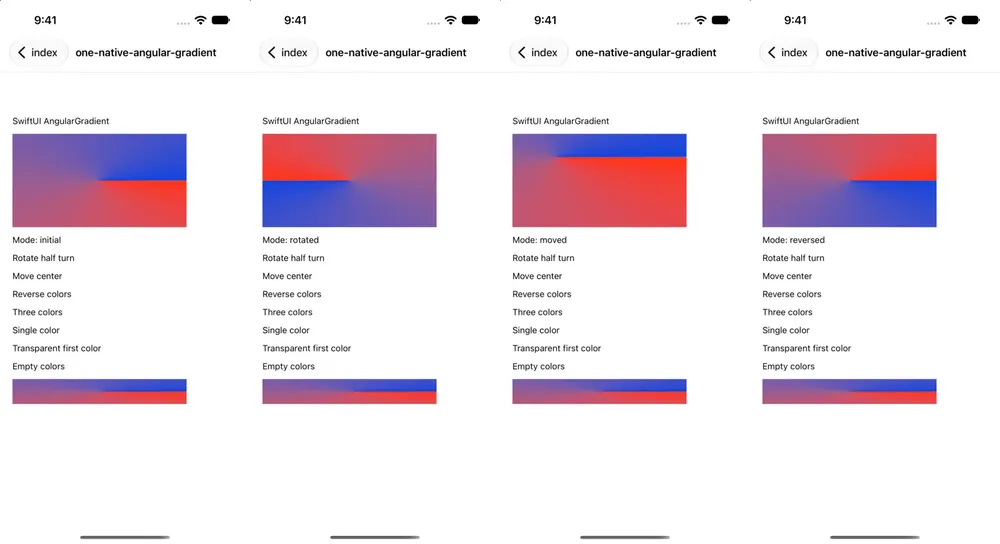
#> input picture tests/native-features/proofs/angular-gradient/side-by-side.webp, 1000 x 544 px, shrunk from 1608 x 874 before the run
$ python visual_diff.py ../../../../tests/native-features/proofs/angular-gradient/side-by-side.webp ../../../../tests/native-features/proofs/angular-gradient/side-by-side.webp
#> lines starting #> are read from the running program, lines starting #| are printed output that depends on the picture
#!/usr/bin/env python3
"""
Visual Diff Tool for iOS Simulator Screenshots

Compares two screenshots pixel-by-pixel to detect visual changes.
Optimized for minimal token output.

Usage: python scripts/visual_diff.py baseline.png current.png [options]
"""

import argparse
import json
import os
import sys
from pathlib import Path

try:
    from PIL import Image, ImageChops, ImageDraw
except ImportError:
    print("Error: Pillow not installed. Run: pip3 install pillow")
    sys.exit(1)


class VisualDiffer:
    """Performs visual comparison between screenshots."""

    def __init__(self, threshold: float = 0.01):
        """
        Initialize differ with threshold.

        Args:
            threshold: Maximum acceptable difference ratio (0.01 = 1%)
        """
        self.threshold = threshold

    def compare(self, baseline_path: str, current_path: str) -> dict:
        """
        Compare two images and return difference metrics.

        Args:
            baseline_path: Path to baseline image
            current_path: Path to current image

        Returns:
            Dictionary with comparison results
        """
        # Load images
        try:
            baseline = Image.open(baseline_path)
            current = Image.open(current_path)
        except FileNotFoundError as e:
            print(f"Error: Image not found - {e}")
            sys.exit(1)
        except Exception as e:
            print(f"Error: Failed to load image - {e}")
            sys.exit(1)

        # Verify dimensions match
        if baseline.size != current.size:
            return {
                "error": "Image dimensions do not match",
                "baseline_size": baseline.size,
                "current_size": current.size,
            }

        # Convert to RGB if needed
        if baseline.mode != "RGB":
            baseline = baseline.convert("RGB")
        if current.mode != "RGB":
            current = current.convert("RGB")

        # Calculate difference
        diff = ImageChops.difference(baseline, current)

        # Calculate metrics
        total_pixels = baseline.size[0] * baseline.size[1]
        diff_pixels = self._count_different_pixels(diff)
        diff_percentage = (diff_pixels / total_pixels) * 100

        # Determine pass/fail
        passed = diff_percentage <= (self.threshold * 100)

        return {
            "dimensions": baseline.size,
            "total_pixels": total_pixels,
            "different_pixels": diff_pixels,
            "difference_percentage": round(diff_percentage, 2),
            "threshold_percentage": self.threshold * 100,
            "passed": passed,
            "verdict": "PASS" if passed else "FAIL",
        }

    def _count_different_pixels(self, diff_image: Image.Image) -> int:
        """Count number of pixels that are different."""
        # Convert to grayscale for easier processing
        diff_gray = diff_image.convert("L")

        # Count non-zero pixels (different)
        pixels = diff_gray.getdata()
        return sum(1 for pixel in pixels if pixel > 10)  # Threshold for noise

    def generate_diff_image(self, baseline_path: str, current_path: str, output_path: str) -> None:
        """Generate highlighted difference image."""
        baseline = Image.open(baseline_path).convert("RGB")
        current = Image.open(current_path).convert("RGB")

        # Create difference image
        diff = ImageChops.difference(baseline, current)

        # Enhance differences with red overlay
        diff_enhanced = Image.new("RGB", baseline.size)
        for x in range(baseline.size[0]):
            for y in range(baseline.size[1]):
                diff_pixel = diff.getpixel((x, y))
                if sum(diff_pixel) > 30:  # Threshold for visibility
                    # Highlight in red
                    diff_enhanced.putpixel((x, y), (255, 0, 0))
                else:
                    # Keep original
                    diff_enhanced.putpixel((x, y), current.getpixel((x, y)))

        diff_enhanced.save(output_path)

    def generate_side_by_side(
        self, baseline_path: str, current_path: str, output_path: str
    ) -> None:
        """Generate side-by-side comparison image."""
        baseline = Image.open(baseline_path)
        current = Image.open(current_path)

        # Create combined image
        width = baseline.size[0] * 2 + 10  # 10px separator
        height = max(baseline.size[1], current.size[1])
        combined = Image.new("RGB", (width, height), color=(128, 128, 128))

        # Paste images
        combined.paste(baseline, (0, 0))
        combined.paste(current, (baseline.size[0] + 10, 0))

        combined.save(output_path)


def main():
    """Main entry point."""
    parser = argparse.ArgumentParser(description="Compare screenshots for visual differences")
    parser.add_argument("baseline", help="Path to baseline screenshot")
    parser.add_argument("current", help="Path to current screenshot")
    parser.add_argument(
        "--output",
        default=".",
        help="Output directory for diff artifacts (default: current directory)",
    )
    parser.add_argument(
        "--threshold",
        type=float,
        default=0.01,
        help="Acceptable difference threshold (0.01 = 1%%, default: 0.01)",
    )
    parser.add_argument(
        "--details", action="store_true", help="Show detailed output (increases tokens)"
    )

    args = parser.parse_args()

    # Create output directory if needed
    output_dir = Path(args.output)
    output_dir.mkdir(parents=True, exist_ok=True)

    # Initialize differ
    differ = VisualDiffer(threshold=args.threshold)

    # Perform comparison
    result = differ.compare(args.baseline, args.current)
#> in compare, baseline is the input picture: PIL image 1000x544 RGB; mean R, G, B 235.7, 224.8, 233.1
#> in compare, `diff = ImageChops.difference(baseline, current)`: diff: PIL image 1000x544 RGB; every value is 0
#> in _count_different_pixels, `diff_gray = diff_image.convert("L")`: diff_gray: PIL image 1000x544 L; every value is 0
#> in compare, `diff_pixels = self._count_different_pixels(diff)`: diff_pixels = 0
#> in compare, `passed = diff_percentage <= (self.threshold * 100)`: passed = True
#> result = {'dimensions': (1000, 544), 'total_pixels': 544000, 'different_pixels': 0, 'difference_percentage': 0, 'threshold_percentage': 1, 'passed': True, 'verdict': 'PASS'}

    # Handle dimension mismatch
    if "error" in result:
        print(f"Error: {result['error']}")
        print(f"Baseline: {result['baseline_size']}")
        print(f"Current: {result['current_size']}")
        sys.exit(1)

    # Generate artifacts
    diff_image_path = output_dir / "diff.png"
    comparison_image_path = output_dir / "side-by-side.png"

    try:
        differ.generate_diff_image(args.baseline, args.current, str(diff_image_path))
        differ.generate_side_by_side(args.baseline, args.current, str(comparison_image_path))
#> in generate_side_by_side, `combined = Image.new("RGB", (width, height), color=(128, 128, 128))`: combined: PIL image 2010x544 RGB; every value is 128
#> in generate_side_by_side, `combined.paste(baseline, (0, 0))`:
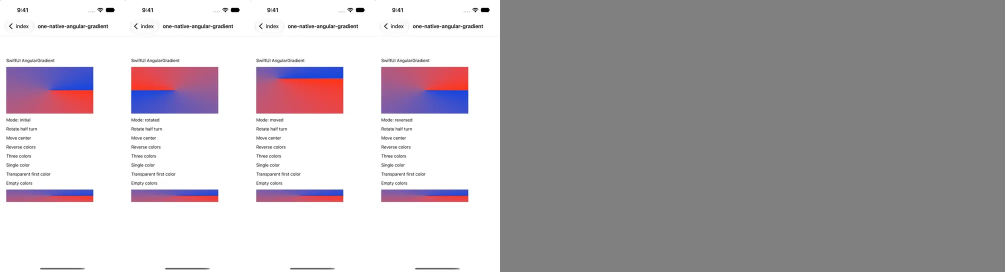
#> combined: PIL image 2010x544 RGB (shown at 1/2 size); mean R, G, B 181.6, 176.2, 180.3
#> in generate_side_by_side, `combined.paste(current, (baseline.size[0] + 10, 0))`:
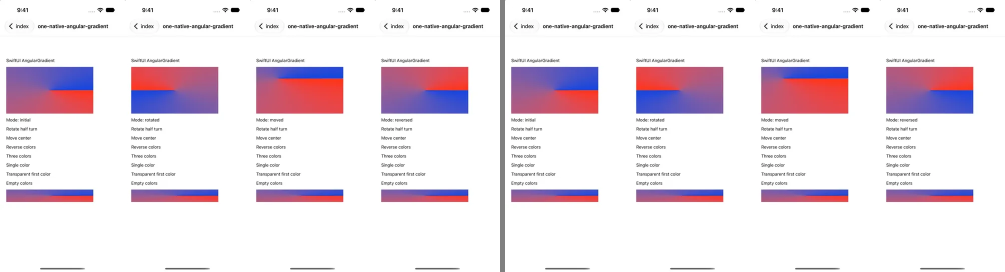
#> combined: PIL image 2010x544 RGB (shown at 1/2 size); mean R, G, B 235.2, 224.3, 232.6
    except Exception as e:
        print(f"Warning: Could not generate images - {e}")

    # Output results (token-optimized)
    if args.details:
        # Detailed output
        report = {
            "summary": {
                "baseline": args.baseline,
                "current": args.current,
                "threshold": args.threshold,
                "passed": result["passed"],
            },
            "results": result,
            "artifacts": {
                "diff_image": str(diff_image_path),
                "comparison_image": str(comparison_image_path),
            },
        }
        print(json.dumps(report, indent=2))
    else:
        # Minimal output (default)
        print(f"Difference: {result['difference_percentage']}% ({result['verdict']})")
#| Difference: 0.0% (PASS)
        if result["different_pixels"] > 0:
            print(f"Changed pixels: {result['different_pixels']:,}")
        print(f"Artifacts saved to: {output_dir}/")

    # Save JSON report
    report_path = output_dir / "diff-report.json"
    with open(report_path, "w") as f:
        json.dump(
            {
                "baseline": os.path.basename(args.baseline),
                "current": os.path.basename(args.current),
                "results": result,
                "artifacts": {"diff": "diff.png", "comparison": "side-by-side.png"},
            },
            f,
            indent=2,
        )

    # Exit with error if test failed
    sys.exit(0 if result["passed"] else 1)
#> (the program exits here)

$ run again, with tests/native-features/proofs/angular-gradient/angular-gradient-alpha.png saved as tests/native-features/proofs/angular-gradient/side-by-side.webp
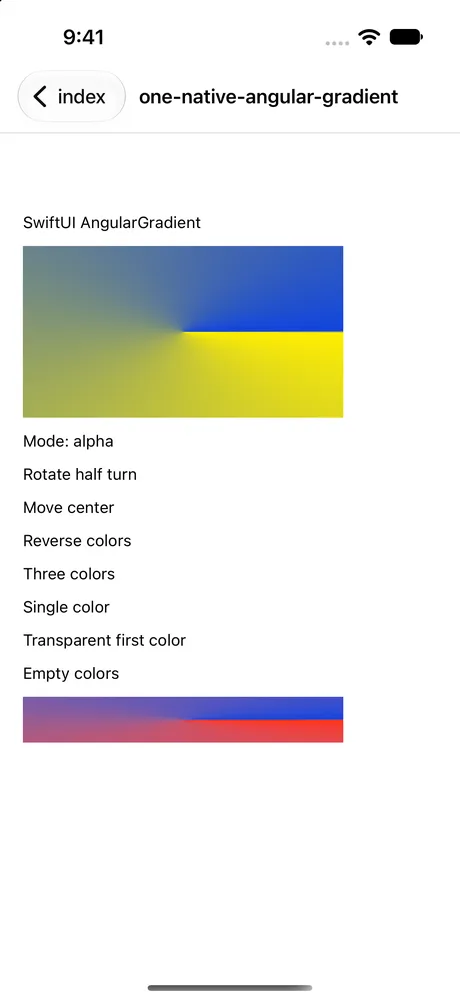
#> input picture tests/native-features/proofs/angular-gradient/angular-gradient-alpha.png, 460 x 1000 px, shrunk from 1206 x 2622 before the run
#> in compare, baseline is the input picture: PIL image 460x1000 RGB; mean R, G, B 233.6, 233.6, 230.4
#> diff: PIL image 460x1000 RGB; every value is 0
#> diff_gray: PIL image 460x1000 L; every value is 0
#> diff_pixels = 0
#> passed = True
#> result = {'dimensions': (460, 1000), 'total_pixels': 460000, 'different_pixels': 0, 'difference_percentage': 0, 'threshold_percentage': 1, 'passed': True, 'verdict': 'PASS'}
#> in generate_side_by_side, `combined.paste(baseline, (0, 0))`:
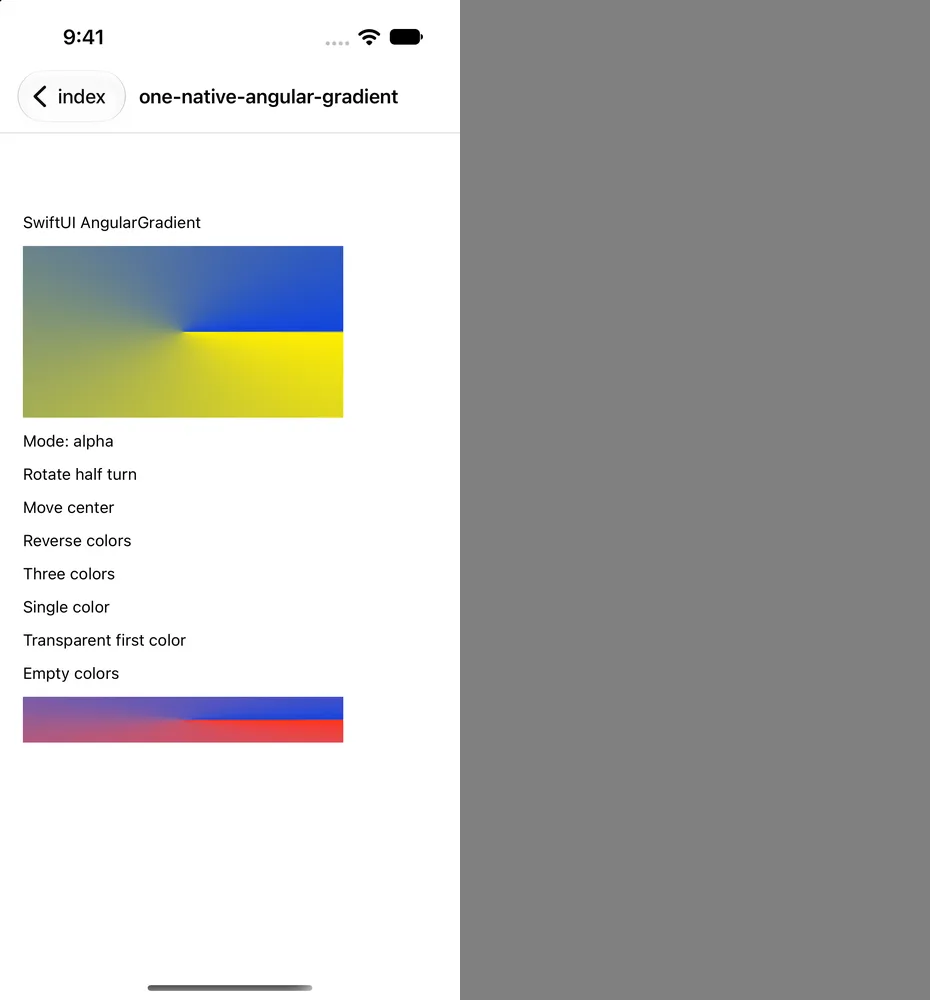
#> combined: PIL image 930x1000 RGB; mean R, G, B 180.2, 180.2, 178.6
#> in generate_side_by_side, `combined.paste(current, (baseline.size[0] + 10, 0))`:
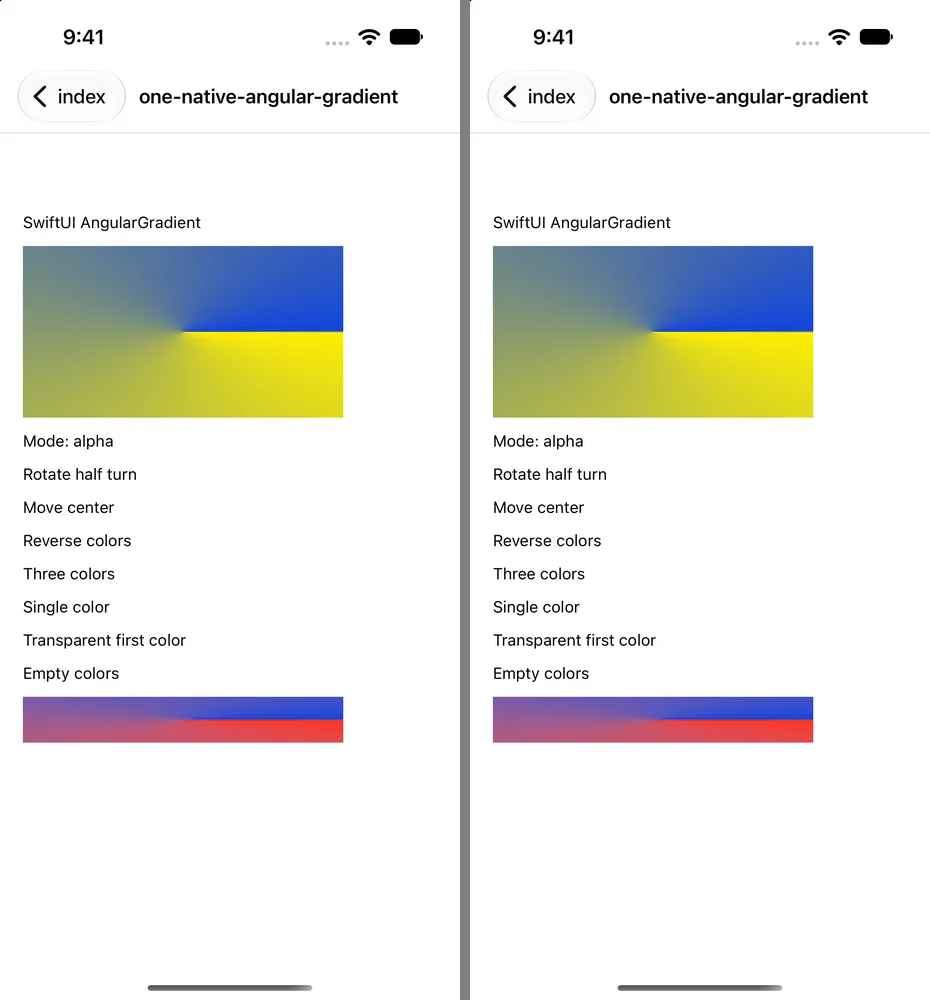
#> combined: PIL image 930x1000 RGB; mean R, G, B 232.5, 232.5, 229.3
#| Difference: 0.0% (PASS)

$ run again, with tests/native-features/proofs/angular-gradient/angular-gradient-empty.png saved as tests/native-features/proofs/angular-gradient/side-by-side.webp
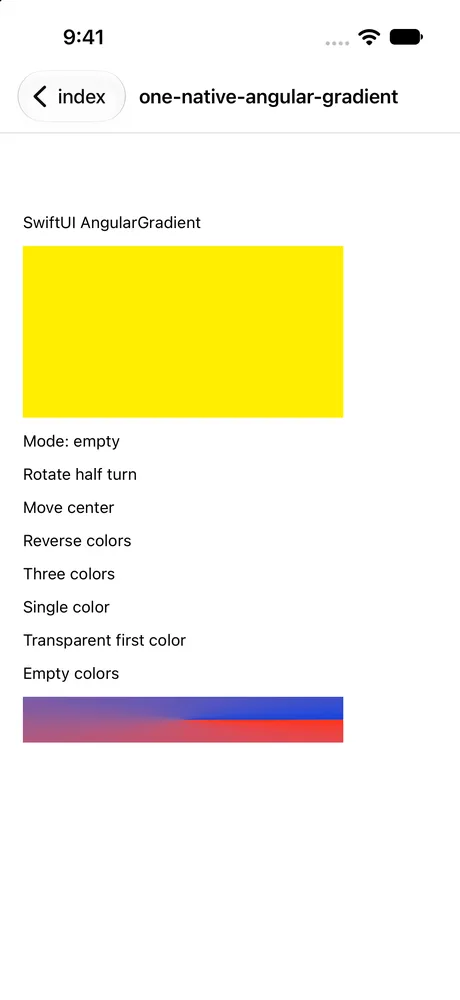
#> input picture tests/native-features/proofs/angular-gradient/angular-gradient-empty.png, 460 x 1000 px, shrunk from 1206 x 2622 before the run
#> in compare, baseline is the input picture: PIL image 460x1000 RGB; mean R, G, B 248.1, 244, 217.6
#> diff: PIL image 460x1000 RGB; every value is 0
#> diff_gray: PIL image 460x1000 L; every value is 0
#> diff_pixels = 0
#> passed = True
#> result = {'dimensions': (460, 1000), 'total_pixels': 460000, 'different_pixels': 0, 'difference_percentage': 0, 'threshold_percentage': 1, 'passed': True, 'verdict': 'PASS'}
#> in generate_side_by_side, `combined.paste(baseline, (0, 0))`:
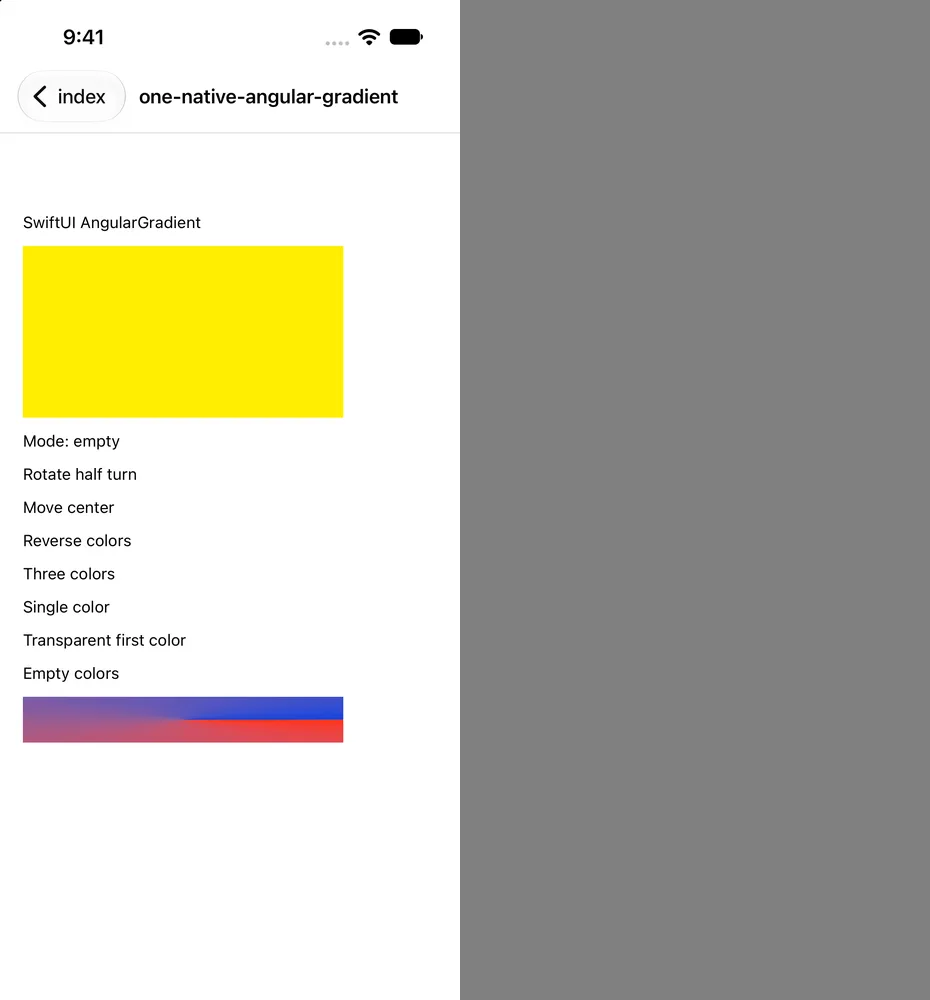
#> combined: PIL image 930x1000 RGB; mean R, G, B 187.4, 185.4, 172.3
#> in generate_side_by_side, `combined.paste(current, (baseline.size[0] + 10, 0))`:
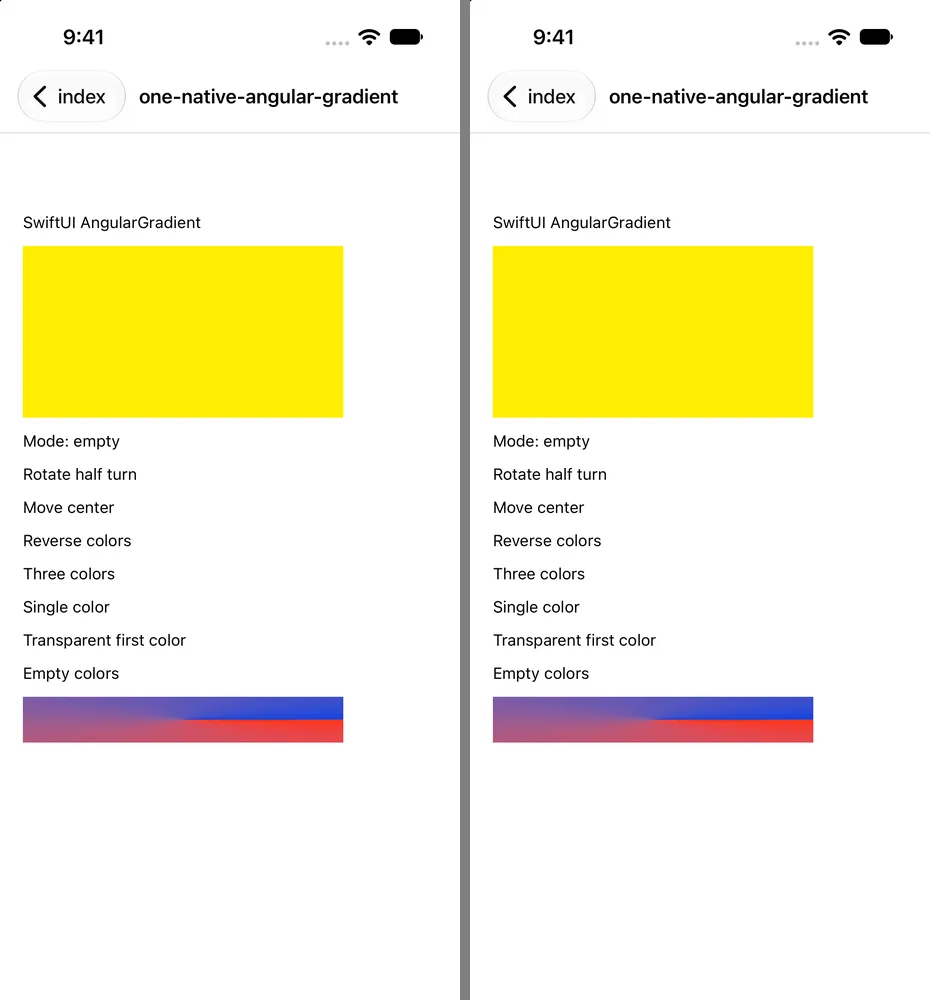
#> combined: PIL image 930x1000 RGB; mean R, G, B 246.8, 242.8, 216.6
#| Difference: 0.0% (PASS)
